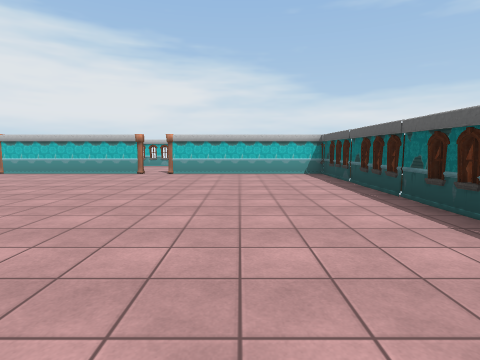
[1] (above)

12 first-person views from a walk through a scene from a Unity 3-D project. The camera is 1.4 m above the floor, tilts 6° down and sees 80° across. The floor is counted in squares, 2 m on a side. Each view is taken from the middle of a square. On the plan, view 1 faces up. The plan holds only what a view shows up to about 10 squares ahead; the rest is blank. The player is left out. Some animated figures are left out. Door leaves are left out, so doorways stand open. Some surface patterns are stand-ins.

[2]
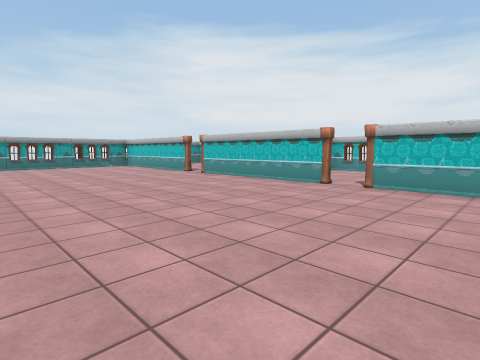

[3]
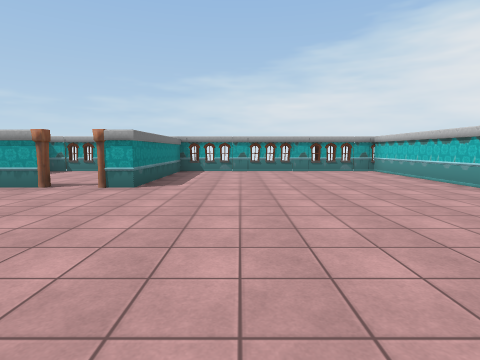

[4]
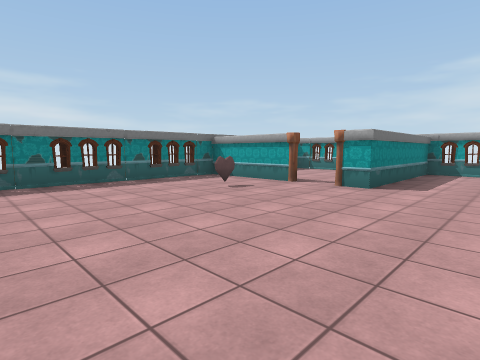

[5]
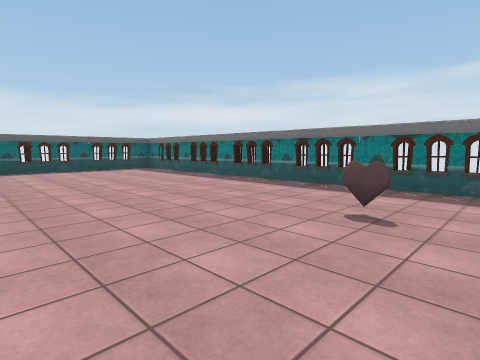

[6]
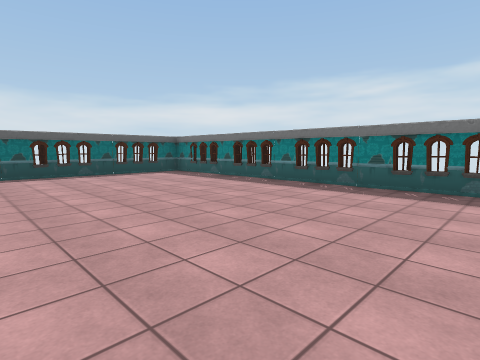

[7]
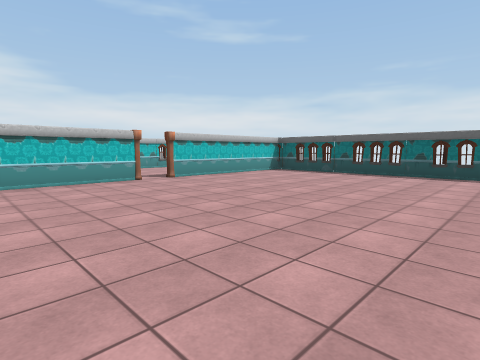

[8]
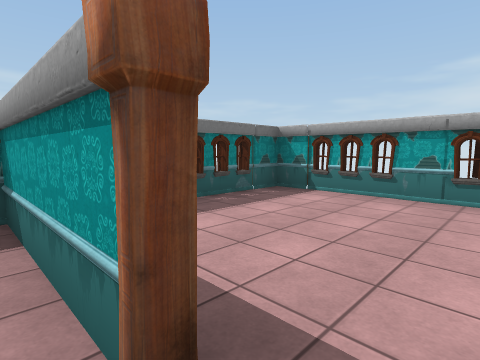

[9]
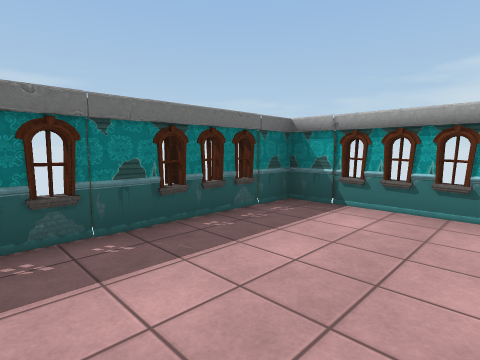

[10]
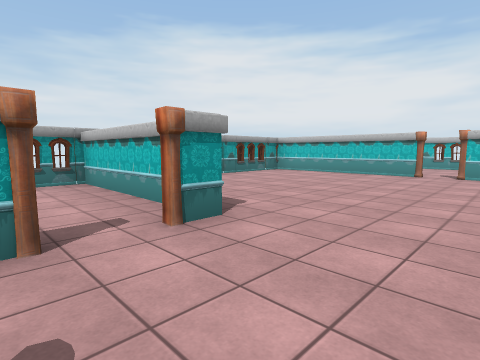

[11]
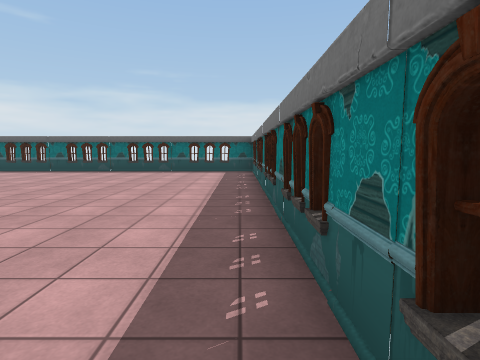

[12]
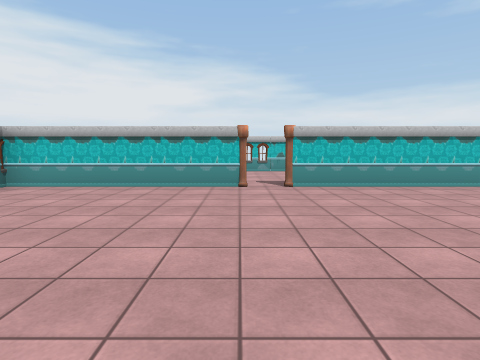

### Floor plan
Ten units are one square. View 1 is at (0, 0); x grows to the right and y downward. Boxes are objects, and circles mark ways between rooms. Rooms are numbered by the first view taken in them; rooms with no view inside come last. Other rooms are left out.
<svg viewBox="-130 -90 161 120">
<path fill="none" stroke="#000" d="M-83 -4 -83 24 24 24 24 -84 -21 -84M-29 -84 -71 -84M-57 25 -51 22M26 -31 22 -35M-79 -84 -125 -84 -125 -20 -83 -20 -83 -14M25 -45 21 -49M-125 -20 -125 24 -91 24M-92 -19 -125 -19"/>
<circle cx="-80" cy="-10" r="3" fill="#2a7"/>
<text x="-40" y="-30">1</text>
<text x="-110" y="0">2</text>
</svg>
Room 1 opens to room 2.

Where each view was taken, in squares from view 1:
view 1: 0 up, 0 right, facing up
view 2: 3 up, 0 right, facing up-left
view 3: 4 up, 3 left, facing left
view 4: 4 up, 3 left, facing down-left
view 5: 3 up, 8 left, facing down-right
view 6: 3 up, 6 left, facing down-right
view 7: 2 up, 6 left, facing up-right
view 8: 1 up, 8 left, facing down-left
view 9: 0 up, 9 left, facing down-left
view 10: 0 up, 6 left, facing up-left
view 11: 2 down, 7 left, facing right
view 12: 3 up, 8 left, facing up
